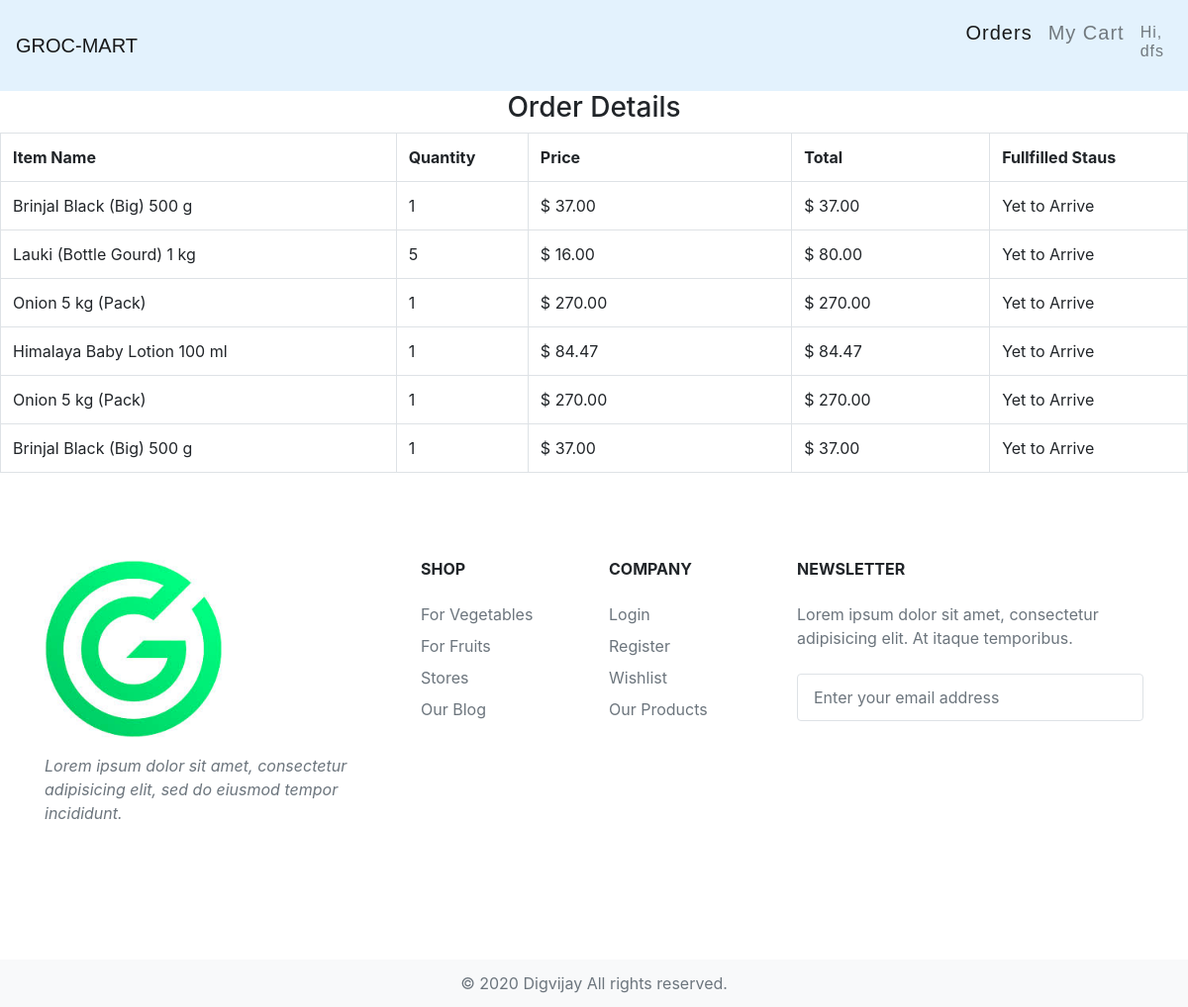
The app's page /order.php (signed in) with its own data.
### tables this page shows
CREATE TABLE `product` (
  `ProductId` int(11) NOT NULL,
  `Name` varchar(256) NOT NULL,
  `CategoryId` int(11) NOT NULL,
  `Description` varchar(256) NOT NULL,
  `Price` decimal(10,2) NOT NULL
);

CREATE TABLE `orderdetail` (
  `Id` int(11) NOT NULL,
  `CustomerId` int(11) NOT NULL,
  `ProductId` int(11) NOT NULL,
  `Quantity` int(11) NOT NULL,
  `Price` double(10,2) NOT NULL,
  `Fullfilled` tinyint(1) NOT NULL DEFAULT '0'
);

### order.php (the view, shortened to what this page needs)
<?php
require_once "config.php";
?>
<!doctype html>
<html lang="en">
<head>
  <link rel="stylesheet" href="style.css" type="text/css">
  <link rel="stylesheet" href="https://cdn.jsdelivr.net/npm/bootstrap@4.5.3/dist/css/bootstrap.min.css"
>
</head>
<body>
  <nav class="navbar navbar-expand-lg navbar-light" style="background-color: #e3f2fd;">
    <a class="navbar-brand" href="welcome.php">GROC-MART</a>
    <div class="collapse navbar-collapse" id="navbarSupportedContent">
      <ul class="navbar-nav ml-lg-auto justify-content-end">
        <li class="nav-item active">
          <a class="nav-link" href="#">Orders</a>
        </li>
        <li class="nav-item">
          <a class="nav-link" href="cart.php">My Cart</a>
        </li>
        <li class="nav-item">
          <a class="nav-link" href="logout.php">
            <h6>Hi, <br><?php echo htmlspecialchars($_SESSION["FirstName"]); ?></h6>
          </a>
        </li>
      </ul>
    </div>
  </nav>
  <div class="d-flex justify-content-center">
    <h3>Order Details</h3>
  </div>
  <div class="table-responsive">
    <table class="table table-bordered">
      <tr>
        <th width="30%">Item Name</th>
        <th width="10%">Quantity</th>
        <th width="20%">Price</th>
        <th width="15%">Total</th>
        <th width="15%">Fullfilled Staus</th>
      </tr>
        <?php
            $sql = "SELECT ProductId, Quantity, Price, Fullfilled FROM orderdetail";
            $result = mysqli_query($link, $sql);
            if (mysqli_num_rows($result) > 0) {
                while($values = mysqli_fetch_assoc($result)) {
                    $p = $values["ProductId"];
                    $sql1 = "SELECT Name FROM product where ProductId = $p";
                    $result1 = mysqli_query($link, $sql1);
                    while($values1 = mysqli_fetch_assoc($result1)){
        ?>
        <tr>
            <td><?php echo $values1["Name"]; ?></td>
            <td><?php echo $values["Quantity"]; ?></td>
            <td>$ <?php echo $values["Price"]; ?></td>
            <td>$ <?php echo number_format($values["Quantity"] * $values["Price"], 2);?></td>
            <td><span class="label label-success">
              <?php
                if($values["Fullfilled"] == 1) echo "Delivered";
                else echo "Yet to Arrive";
              ?>
                </span>
            </td>
        </tr>
        <?php
            }
            }
            } else {
                echo"No Oreders";
            }
		?>
    </table>
  </div>
  <footer class="bg-white">
    <div class="container py-5">
      <div class="row py-4">
        <div class="col-lg-4 col-md-6 mb-4 mb-lg-0"><img src="images/logo.png" alt="" width="180" class="mb-3">
          <p class="font-italic text-muted">Lorem ipsum dolor sit amet, consectetur adipisicing elit, sed do eiusmod
            tempor incididunt.</p>
          <ul class="list-inline mt-4">
          </ul>
        </div>
        <div class="col-lg-2 col-md-6 mb-4 mb-lg-0">
          <h6 class="text-uppercase font-weight-bold mb-4">Shop</h6>
          <ul class="list-unstyled mb-0">
            <li class="mb-2"><a href="#" class="text-muted">For Vegetables</a></li>
            <li class="mb-2"><a href="#" class="text-muted">For Fruits</a></li>
            <li class="mb-2"><a href="#" class="text-muted">Stores</a></li>
            <li class="mb-2"><a href="#" class="text-muted">Our Blog</a></li>
          </ul>
        </div>
        <div class="col-lg-2 col-md-6 mb-4 mb-lg-0">
          <h6 class="text-uppercase font-weight-bold mb-4">Company</h6>
          <ul class="list-unstyled mb-0">
            <li class="mb-2"><a href="login.php" class="text-muted">Login</a></li>
            <li class="mb-2"><a href="register.php" class="text-muted">Register</a></li>
            <li class="mb-2"><a href="#" class="text-muted">Wishlist</a></li>
            <li class="mb-2"><a href="#" class="text-muted">Our Products</a></li>
          </ul>
        </div>
        <div class="col-lg-4 col-md-6 mb-lg-0">
          <h6 class="text-uppercase font-weight-bold mb-4">Newsletter</h6>
          <p class="text-muted mb-4">Lorem ipsum dolor sit amet, consectetur adipisicing elit. At itaque temporibus.</p>
          <div class="p-1 rounded border">
            <div class="input-group">
              <input type="email" placeholder="Enter your email address" aria-describedby="button-addon1"
                class="form-control border-0 shadow-0">
              <div class="input-group-append">
                <button id="button-addon1" type="submit" class="btn btn-link"><i class="fa fa-paper-plane"></i></button>
              </div>
            </div>
          </div>
        </div>
      </div>
    </div>
    <div class="bg-light py-1">
      <div class="container text-center">
        <p class="text-muted mb-0 py-2">© 2020 Digvijay All rights reserved.</p>
      </div>
    </div>
  </footer>
</body>
</html>

### style.css (style rules this page uses)
* { margin: 0; padding: 0; }
body { box-sizing: border-box; background-color: black; }
.navbar { font-family: sans-serif; }
.navbar li a { color: #787878; padding: 15px 14px; font-size: 20px; letter-spacing: 1px; line-height: 20px; display: block; }

### records on screen
orderdetail: Quantity "1", Price "37.00", $values['Quantity']*$values['Price'] "37.00"
product: Name "Brinjal Black (Big) 500 g"
orderdetail: Quantity "5", Price "16.00", $values["Quantity"] * $values["Price"] "80.00"
product: Name "Lauki (Bottle Gourd) 1 kg"
orderdetail: Quantity "1", Price "270.00", $values['Quantity']*$values['Price'] "270.00"
product: Name "Onion 5 kg (Pack)"
orderdetail: Quantity "1", Price "84.47", $values['Quantity']*$values['Price'] "84.47"
product: Name "Himalaya Baby Lotion 100 ml"
orderdetail: Quantity "1", Price "270.00", $values['Quantity']*$values['Price'] "270.00"
orderdetail: Quantity "1", Price "37.00", $values['Quantity']*$values['Price'] "37.00"

### other values on screen
$_SESSION["FirstName"] "dfs"
